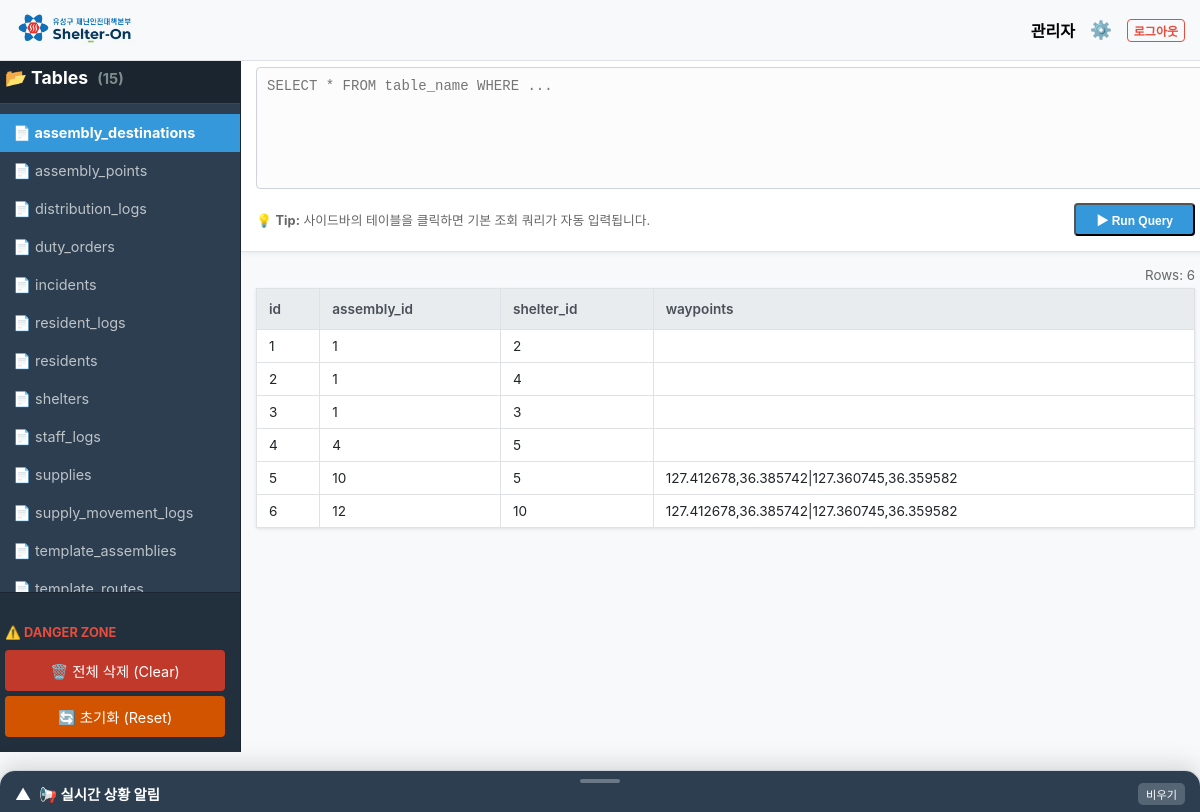
The app's page /db_explorer?table=assembly_destinations (signed in) with its own data.
### models.py (models this page shows)
class AssemblyDestination(db.Model):
    __tablename__ = 'assembly_destinations'
    id = db.Column(db.Integer, primary_key=True)
    assembly_id = db.Column(db.Integer, db.ForeignKey('assembly_points.id'), nullable=False)
    shelter_id = db.Column(db.Integer, db.ForeignKey('shelters.id'), nullable=False)
    waypoints = db.Column(db.Text, nullable=True)
    target_shelter = db.relationship('Shelter', backref='assembly_sources')

### app.py (the view)
@app.route('/db_explorer', methods=['GET', 'POST'])
def db_explorer():
    try:
        inspector = inspect(db.engine)
        tables = inspector.get_table_names()
    except Exception as e:
        app.logger.error(f"테이블 목록 조회 실패: {e}")
        tables = []
    selected_table = request.args.get('table')
    query = request.form.get('query', '')
    columns = []
    rows = []
    error = None
    try:
        if request.method == 'POST' and query:
            result = db.session.execute(text(query))
            if result.returns_rows:
                columns = result.keys() # 컬럼명
                rows = result.fetchall() # 데이터
            else:
                db.session.commit() # INSERT/UPDATE/DELETE 확정
                error = f"실행 완료 (행 영향: {result.rowcount}개)"
        elif selected_table:
            result = db.session.execute(text(f"SELECT * FROM {selected_table} LIMIT 100"))
            columns = result.keys()
            rows = result.fetchall()
    except Exception as e:
        db.session.rollback()
        error = f"SQL 오류: {str(e)}"
    return render_template('db_explorer.html', tables=tables, selected_table=selected_table,
                           columns=columns, rows=rows, query=query, error=error)

### templates/db_explorer.html (shortened to what this page needs)
{% extends "layout.html" %}
{% block content %}
<div class="explorer-container">
    <div class="sidebar">
        <div class="sidebar-header">
            📂 Tables <small>({{ tables|length }})</small>
        </div>
        <div class="sidebar-content">
            {% for tbl in tables %}
            <a href="/db_explorer?table={{ tbl }}" class="{{ 'active' if tbl == selected_table }}">
                📄 {{ tbl }}
            </a>
            {% else %}
            <div style="padding: 20px; color: #95a5a6; text-align: center;">테이블이 없습니다.</div>
            {% endfor %}
        </div>
		<div style="margin-top: auto; padding: 15px; border-top: 1px solid #1a252f; background: #22303d;">
			<h4 style="color: #e74c3c; font-size: 0.8rem; margin-bottom: 10px; text-transform: uppercase;">⚠️ Danger Zone</h4>
			<a href="/admin/db_control/clear"
			   onclick="return confirm('⚠️ 경고: 모든 데이터가 영구적으로 삭제됩니다.\n계속하시겠습니까?')"
			   style="background: #c0392b; color: white; text-align: center; border-radius: 4px; margin-bottom: 5px; border-left: none;">
			   🗑️ 전체 삭제 (Clear)
			</a>
			<a href="/admin/db_control/init"
			   onclick="return confirm('🔄 경고: 모든 데이터를 지우고 초기 상태로 되돌립니다.\n(관리자 admin/1234 생성됨)\n진행하시겠습니까?')"
			   style="background: #d35400; color: white; text-align: center; border-radius: 4px; border-left: none;">
			   🔄 초기화 (Reset)
			</a>
		</div>
    </div>
    <div class="main-explorer">
        <form method="post" class="query-section">
            <textarea name="query" class="query-textarea" placeholder="SELECT * FROM table_name WHERE ...">{{ query }}</textarea>
            <div class="action-bar">
                <span style="font-size: 0.8rem; color: #666;">
                    💡 <b>Tip:</b> 사이드바의 테이블을 클릭하면 기본 조회 쿼리가 자동 입력됩니다.
                </span>
                <button type="submit" class="btn btn-primary btn-sm" style="padding: 6px 20px; font-weight: bold;">
                    ▶ Run Query
                </button>
            </div>
        </form>
        <div class="result-section">
            {% if rows %}
            <div>
                <small style="display:block; margin-bottom:5px; color:#666; text-align:right;">
                    Rows: {{ rows|length }}
                </small>
                <table>
                    <thead>
                        <tr>
                            {% for col in columns %}
                            <th>{{ col }}</th>
                            {% endfor %}
                        </tr>
                    </thead>
                    <tbody>
                        {% for row in rows %}
                        <tr>
                            {% for cell in row %}
                            <td>
                                {% if cell is none %}
                                <span style="color:#adb5bd; font-style:italic;">NULL</span>
                                {% else %}
                                {{ cell }}
                                {% endif %}
                            </td>
                            {% endfor %}
                        </tr>
                        {% endfor %}
                    </tbody>
                </table>
            </div>
            {% elif query and not error %}
            <div style="text-align: center; color: #999; margin-top: 50px;">
                <p>조회된 데이터가 없습니다.</p>
            </div>
            {% else %}
            <div style="text-align: center; color: #ced4da; margin-top: 80px;">
                <h2>SQL Explorer</h2>
                <p>좌측에서 테이블을 선택하거나 쿼리를 직접 입력하세요.</p>
            </div>
            {% endif %}
        </div>
    </div>
</div>
{% endblock %}

### static/style.css (style rules this page uses)
body { font-family: 'Pretendard', -apple-system, sans-serif; margin: 0; font-size: 16px; background-color: #f8fafc; }
.btn-sm { padding: 5px 12px; font-size: 12px; border-radius: 4px; }
.btn-primary { background: #3498db; color: white; }
table { width: 100%; border-collapse: collapse; }
th, td { border: 1px solid #eee; padding: 12px; text-align: left; }
th { background-color: #f8f9fa; color: #333; }

### templates/db_explorer.html (style rules this page uses)
.explorer-container { display: flex; height: calc(100vh - 100px); margin: -20px; border-top: 1px solid #dee2e6; }
.sidebar { width: 250px; background: #2c3e50; color: white; display: flex; flex-direction: column; border-right: 1px solid #1a252f; }
.sidebar-header { padding: 15px; background: #1a252f; font-weight: bold; font-size: 1.1em; border-bottom: 1px solid #34495e; }
.sidebar-content { flex: 1; overflow-y: auto; padding: 10px 0; }
.sidebar a { display: block; padding: 10px 20px; color: #bdc3c7; text-decoration: none; font-size: 0.9rem; transition: all 0.2s; border-left: 3px solid transparent; }
.sidebar a.active { background: #3498db; color: white; font-weight: bold; border-left-color: #ecf0f1; }
.sidebar small { color: #7f8c8d; margin-left: 5px; }
.main-explorer { flex: 1; display: flex; flex-direction: column; overflow: hidden; background: #f8f9fa; }
.query-section { padding: 15px; background: white; border-bottom: 1px solid #dee2e6; box-shadow: 0 2px 5px rgba(0,0,0,0.05); }
.query-textarea { width: 100%; height: 100px; font-family: 'Consolas', 'Monaco', monospace; font-size: 14px; padding: 10px; border: 1px solid #ced4da; border-radius: 4px; resize: vertical; background-color: #fcfcfc; }
.action-bar { margin-top: 10px; display: flex; justify-content: space-between; align-items: center; }
.result-section { flex: 1; overflow: auto; padding: 15px; position: relative; }
table { width: 100%; border-collapse: collapse; font-size: 0.85rem; background: white; box-shadow: 0 1px 3px rgba(0,0,0,0.1); }
th { background: #e9ecef; position: sticky; top: 0; padding: 12px; border: 1px solid #dee2e6; text-align: left; font-weight: 600; color: #495057; z-index: 10; }
td { padding: 8px 12px; border: 1px solid #dee2e6; white-space: nowrap; color: #212529; }

### records on screen
AssemblyDestination: row "5" "10" "5", waypoints "127.412678,36.385742|127.360745,36.359582"
AssemblyDestination: row "6" "12" "10", waypoints "127.412678,36.385742|127.360745,36.359582"

### other values on screen
{{ session.user_name }} "관리자"
{{ tables|length }} "15"
{{ tbl }} "assembly_destinations" "assembly_points" "distribution_logs" "duty_orders" "incidents" "resident_logs" "residents" "shelters" "staff_logs" "supplies" "supply_movement_logs" "template_assemblies"
{{ rows|length }} "6"
{{ col }} "id" "assembly_id" "shelter_id" "waypoints"
{{ cell }} "1" "1" "2" "2" "1" "4" "3" "1" "3" "4" "4" "5"
